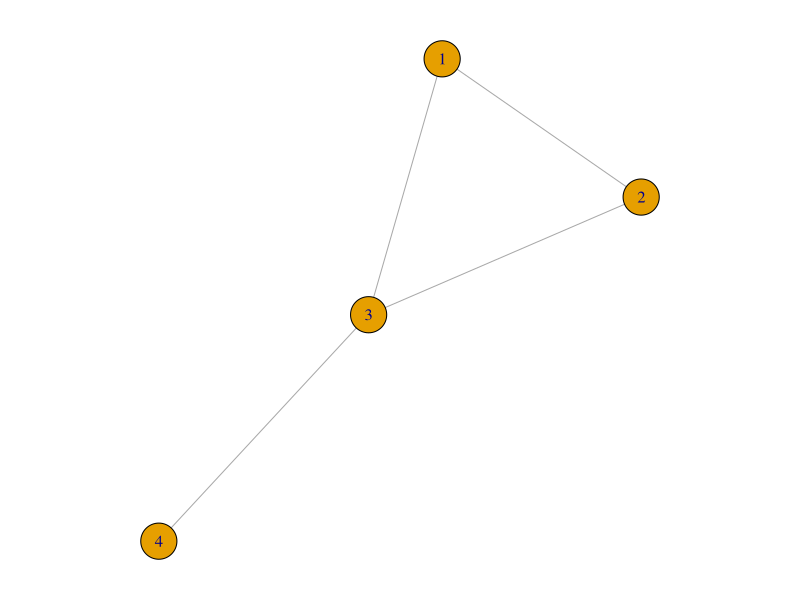
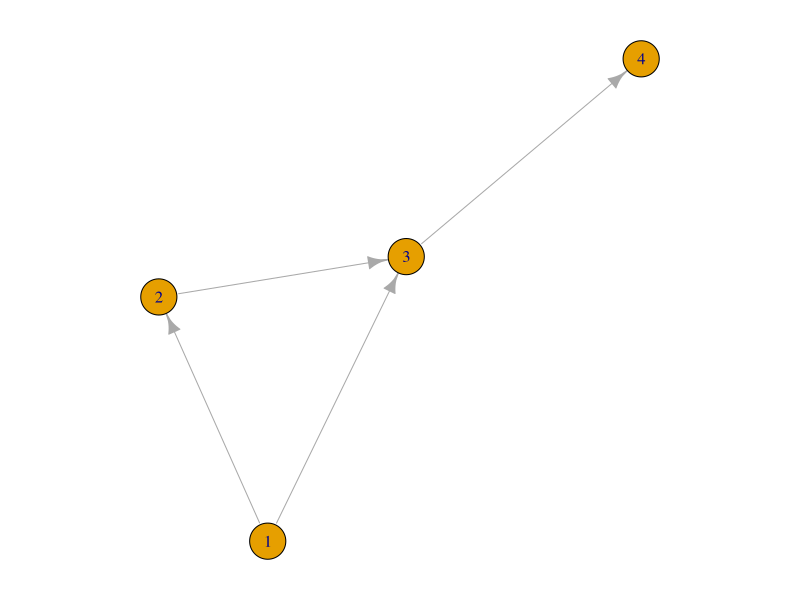
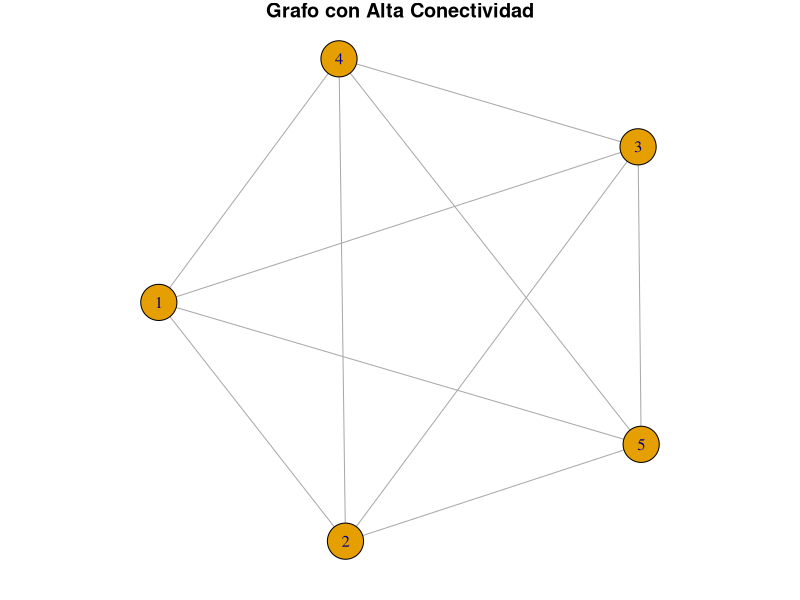
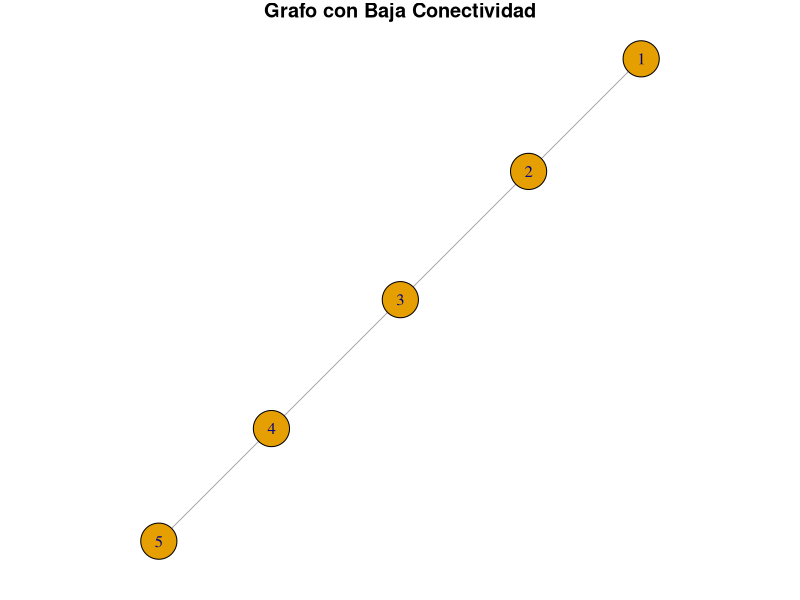
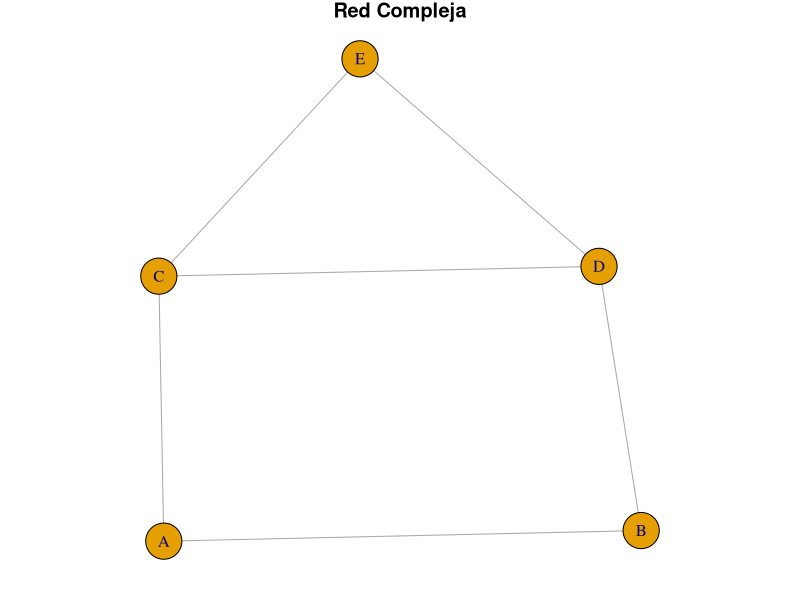
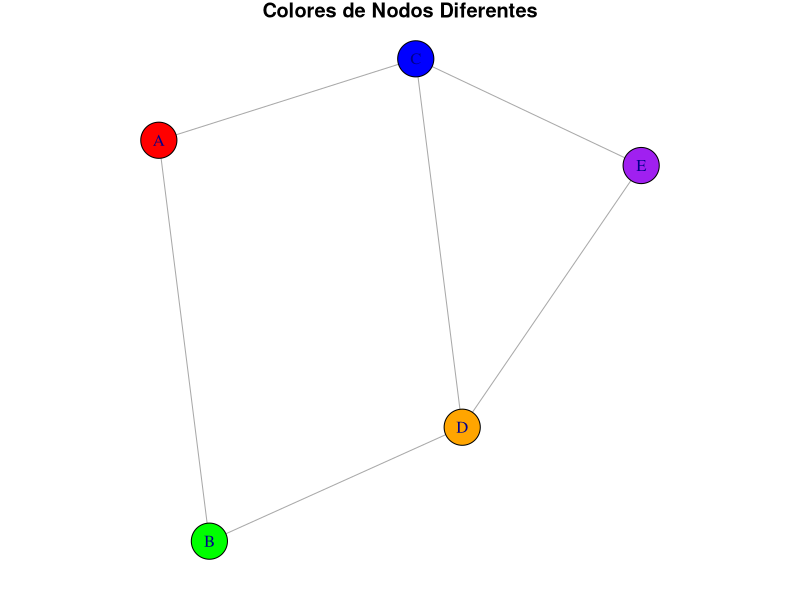
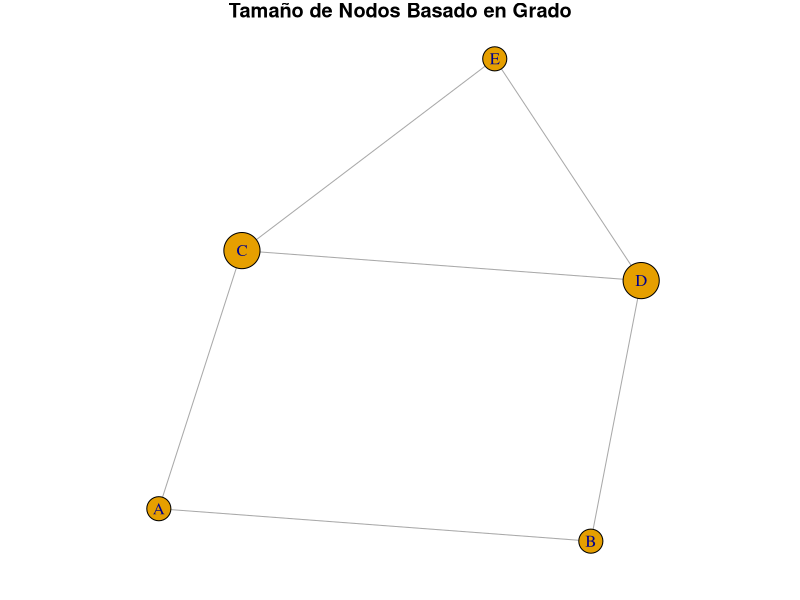
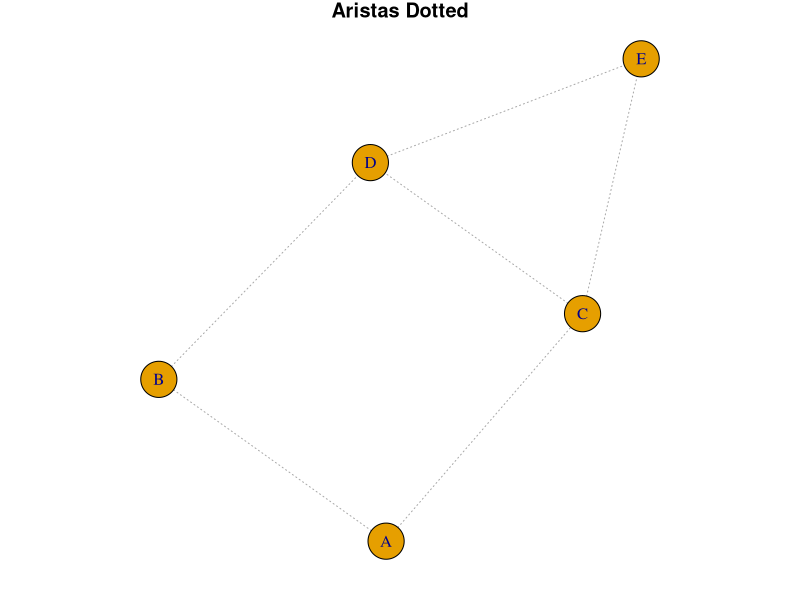

These figures' R source, in order:
## ---- chunk 1
# Instalación del paquete igraph
if (!requireNamespace("igraph", quietly = TRUE)) {
  install.packages("igraph")
}
library(igraph)
## ---- chunk 2
par(mar = c(1, 1, 1, 1))
g1 <- make_graph(edges = c(1, 2, 1, 3, 2, 3, 3, 4), n = 4, directed = FALSE)
plot(g1)
## ---- chunk 3
g2 <- make_graph(edges = c(1, 2, 1, 3, 2, 3, 3, 4), n = 4, directed = TRUE)
par(mar = c(1, 1, 1, 1))
plot(g2)
## ---- chunk 4
# Grafo completo de 5 nodos (alta conectividad)
g_high <- make_full_graph(5)
plot(g_high, main = "Grafo con Alta Conectividad")

# Verificamos la conectividad de nodos y aristas
cat("Conectividad de nodos (g_high):", vertex_connectivity(g_high), "\n")
cat("Conectividad de aristas (g_high):", edge_connectivity(g_high), "\n")
cat("¿Es conexo (g_high)?", is_connected(g_high), "\n")
## ---- chunk 5
# Grafo lineal de 5 nodos (baja conectividad)
g_low <- make_graph(edges = c(1, 2, 2, 3, 3, 4, 4, 5), n = 5, directed = FALSE)
plot(g_low, main = "Grafo con Baja Conectividad")

# Verificamos la conectividad de nodos y aristas
cat("Conectividad de nodos (g_low):", vertex_connectivity(g_low), "\n")
cat("Conectividad de aristas (g_low):", edge_connectivity(g_low), "\n")
cat("¿Es conexo (g_low)?", is_connected(g_low), "\n")
## ---- chunk 6
# Crear un grafo con 5 nodos y 6 aristas
g_vis_examples <- make_graph(c("A", "B", "A", "C", "B", "D", "C", "D", "C", "E", "D", "E"), directed = FALSE)

# Visualizar la red básica
plot(g_vis_examples, vertex.label = V(g_vis_examples)$name, main = "Red Compleja")
## ---- chunk 7
# Convertir el grafo en data.frame con formato "from-to"
as_data_frame(g_vis_examples, what = "edges")

# Convertir el grafo en una matriz de adyacencia
adjacency_matrix <- as.matrix(as_adjacency_matrix(g_vis_examples))

# Mostrar la matriz de adyacencia
adjacency_matrix

## ---- chunk 8
# Instala el paquete si aún no está instalado
if (!requireNamespace("Matrix", quietly = TRUE)) {
  install.packages("Matrix")
}
# Cargar el paquete Matrix
library(Matrix)

# Crear una matriz dispersa
# Definimos una matriz de 5x5 con solo algunos enlaces
adj_matrix <- Matrix(c(0, 1, 0, 0, 1,
                       1, 0, 1, 0, 0,
                       0, 1, 0, 1, 0,
                       0, 0, 1, 0, 1,
                       1, 0, 0, 1, 0), 
                     nrow = 5, ncol = 5, sparse = TRUE)

# Mostrar la matriz dispersa
print(adj_matrix)

# igraph ahora usa matrices sparse por definicion:
print(as_adjacency_matrix(g_vis_examples))
## ---- chunk 9
# Red de ~20.000 genes (aprox. nº de genes codificantes en el genoma humano)
# Se han estimado ~650.000 interacciones entre ellos
set.seed(42)
n_genes <- 20000
n_ints  <- 650000

# Matriz dispersa: solo guardamos las posiciones (i, j) de los 1s
i <- sample(n_genes, n_ints, replace = TRUE)
j <- sample(n_genes, n_ints, replace = TRUE)
sparse_matrix <- sparseMatrix(i = i, j = j, x = 1, dims = c(n_genes, n_genes))
print(paste("Tamaño de la matriz dispersa:", format(object.size(sparse_matrix), units = "auto")))

# Matriz densa: N x N números de 8 bytes. ¡No la creamos, ocuparía ~3 GB de RAM!
dense_bytes <- n_genes^2 * 8
print(paste("Tamaño de la matriz densa:", format(structure(dense_bytes, class = "object_size"), units = "auto")))

# Lo comprobamos con una red más pequeña (2.000 genes, 6.500 interacciones)
small_dense <- matrix(0, nrow = 2000, ncol = 2000)
small_dense[cbind(sample(2000, 6500, replace = TRUE), sample(2000, 6500, replace = TRUE))] <- 1
print(paste("Densa 2000x2000:", format(object.size(small_dense), units = "auto")))
print(paste("Dispersa 2000x2000:", format(object.size(as(small_dense, "sparseMatrix")), units = "auto")))
## ---- chunk 10
plot(g_vis_examples, vertex.color = c("red", "green", "blue", "orange", "purple"), vertex.label = V(g_vis_examples)$name, main = "Colores de Nodos Diferentes")
## ---- chunk 11
vertex_sizes <- degree(g_vis_examples) * 5
plot(g_vis_examples, vertex.size = vertex_sizes, vertex.label = V(g_vis_examples)$name, main = "Tamaño de Nodos Basado en Grado")
## ---- chunk 12
plot(g_vis_examples, edge.lty = "dotted", vertex.label = V(g_vis_examples)$name, main = "Aristas Dotted")
## ---- chunk 13
plot(g_vis_examples, edge.color = "purple", vertex.label = V(g_vis_examples)$name, main = "Colores de Aristas Diferentes")
## ---- chunk 14
plot(g_vis_examples, layout = layout_in_circle, vertex.label = V(g_vis_examples)$name, main = "Estructura Circular")

# No se ve muy bien con 5 nodos - veamos una red más grande
# Crear un grafo aleatorio con 20 nodos y un número específico de aristas
set.seed(1)
g_20 <- sample_gnp(20, p = 0.2)  # Generar una red aleatoria

# Visualizar la red en un layout circular
plot(g_20, layout = layout_in_circle, vertex.label = V(g_20)$name, 
     vertex.color = "lightblue", edge.color = "gray", main = "Red Circular con 20 Nodos")


## ---- chunk 15
plot(g_vis_examples, layout = layout_on_grid, vertex.label = V(g_vis_examples)$name, main = "Estructura de Grid")

plot(g_20, layout = layout_on_grid, vertex.label = V(g_20)$name, 
     vertex.color = "lightgreen", edge.color = "gray", main = "Red Grid con 20 Nodos")

## ---- chunk 16

# Calcular el grado para cada nodo
degree_values <- degree(g_20)
# Asignar colores según el grado
# Usaremos un gradiente de colores de azul (bajo grado) a rojo (alto grado):
# un color por cada valor de grado posible (0, 1, ..., grado máximo)
palette_degree <- colorRampPalette(c("blue", "red"))(max(degree_values) + 1)
node_colors <- palette_degree[degree_values + 1]
# Graficar el grafo
plot(g_20, vertex.color = node_colors, main = "Grafo con Nodos Coloreados por Grado")

## ---- chunk 17
set.seed(42) # Para reproducibilidad
plot(g_vis_examples, vertex.label = V(g_vis_examples)$name, vertex.size = 10, edge.curved = 0.2, main = "Curved edges")
## ---- chunk 18
set.seed(42) # Para reproducibilidad
plot(g_vis_examples, layout = layout_randomly, vertex.label = V(g_vis_examples)$name, main = "Colocación Aleatoria")
## ---- chunk 19
# Crear un grafo de isla
set.seed(42)
g <- sample_islands(3, 10, 5/10, 1)
plot(g, vertex.label=V(g)$name, main="Grafo de Isla")
## ---- chunk 20
# Grafo Erdős-Rényi
g_er <- sample_gnp(100, p = 0.05)
plot(g_er, vertex.size=5, main="Grafo Erdős-Rényi")
## ---- chunk 21
# Grafo Barabási-Albert
# Ojo: por defecto sample_pa() crea un grafo DIRIGIDO con m = 1 (cada nodo nuevo
# añade una sola arista, así que el resultado es un árbol). Lo hacemos no dirigido.
g_ba <- sample_pa(100, m = 1, directed = FALSE)
plot(g_ba, vertex.size=5, main="Grafo Barabási-Albert")
## ---- chunk 22
# Personalización de redes en igraph

# Grafo de ejemplo
g <- sample_gnp(20, p = 0.1)

# Personalizar atributos de nodos
V(g)$color <- ifelse(degree(g) > 2, "red", "blue")  # Color por grado
V(g)$size <- degree(g) * 3 + 4  # Tamaño según grado (+4 para que los nodos aislados se vean)
V(g)$label <- paste0("Node:", V(g))  # Etiquetas de nodos

# Personalizar atributos de aristas
E(g)$color <- "gray"  # Color de aristas
E(g)$width <- 2  # Ancho de aristas

# Graficar el grafo personalizado
plot(g, vertex.label=V(g)$label, edge.arrow.size=0.5, 
     main="Grafo Personalizado: Atributos de Nodos y Aristas")
## ---- chunk 23

# Crear una red aleatoria
set.seed(42)
g_clustering <- sample_gnp(n = 15, p = 0.15, directed = FALSE)

# Calcular el coeficiente de clustering por nodo
# (isolates = "zero": los nodos con grado < 2 reciben 0 en lugar de NaN)
vertex_clustering <- transitivity(g_clustering, type = "local", isolates = "zero")
round(vertex_clustering, 2)
V(g_clustering)$color <- ifelse(vertex_clustering > 0, "red", "lightblue")

# Visualizar la red con coeficiente de clustering - si los vecinos están conectados, se visualiza en rojo!
set.seed(321)
plot(g_clustering, vertex.size = 5, vertex.label = NA, main = "Coeficiente de Clustering Local")
## ---- chunk 24
library(igraph)
set.seed(333)
# High Global Clustering Coefficient - Small-World Network
g_high_clustering <- sample_smallworld(dim = 1, size = 30, nei = 3, p = 0.05)
global_clustering_high <- transitivity(g_high_clustering, type = "global")
cat("Global Clustering Coefficient (High):", global_clustering_high, "\n")

# Low Global Clustering Coefficient - Random Network
# Mismo número de nodos y aristas que la red small-world, para que la comparación sea justa
g_low_clustering <- sample_gnm(30, m = ecount(g_high_clustering), directed = FALSE)
global_clustering_low <- transitivity(g_low_clustering, type = "global")
cat("Global Clustering Coefficient (Low):", global_clustering_low, "\n")

# Plotting both networks
par(mfrow = c(1, 2))
plot(g_high_clustering, main = paste("High Clustering (Coeff:", round(global_clustering_high, 2), ")"),
     vertex.size = 8, vertex.label = NA, edge.color = "dodgerblue")
plot(g_low_clustering, main = paste("Low Clustering (Coeff:", round(global_clustering_low, 2), ")"),
     vertex.size = 8, vertex.label = NA, edge.color = "tomato")
par(mfrow = c(1, 1))

## ---- chunk 25
set.seed(123)
g <- sample_gnp(10, p = 0.5)

# Calculate betweenness centrality for all nodes
betweenness_centrality <- betweenness(g)

# Normalize the betweenness values for better visualization (optional)
betweenness_normalized <- (betweenness_centrality - min(betweenness_centrality)) / 
    (max(betweenness_centrality) - min(betweenness_centrality))

# Visualize the graph with nodes colored by betweenness centrality
plot(g, 
     vertex.size = 20, 
     vertex.color = heat.colors(100, rev=TRUE)[round(betweenness_normalized * 99) + 1], # Color nodes based on centrality # Optionally remove labels
     main = "Graph colored by Betweenness Centrality")
## ---- chunk 26
# Crear una red de escala libre usando el modelo de Barabási-Albert
set.seed(42)
g_sf <- sample_pa(1000, m = 2, directed = FALSE)

# Obtener el grado de cada nodo
# (¡no llamar a la variable "degree_distribution", que es una función de igraph!)
grados <- degree(g_sf)

# Visualizar la distribución de grado
hist(grados, breaks=50, main="Distribución de Grado de una Red de Escala Libre",
     xlab="Grado", ylab="Frecuencia")
## ---- chunk 27
pk <- degree_distribution(g_sf)   # P(k) para k = 0, 1, 2, ...
k  <- seq_along(pk) - 1
keep <- pk > 0

plot(k[keep], pk[keep], log = "xy", pch = 19,
     xlab = "Grado k (log)", ylab = "P(k) (log)",
     main = "Distribución de grado en escala log-log")

# Estimación de gamma por máxima verosimilitud
# (fit_power_law elige automáticamente el grado mínimo, xmin, a partir del cual se ajusta la cola)
fit <- fit_power_law(grados)
cat("Gamma estimado:", round(fit$alpha, 2), "con xmin =", fit$xmin, "(valor teórico del modelo BA: 3)\n")
